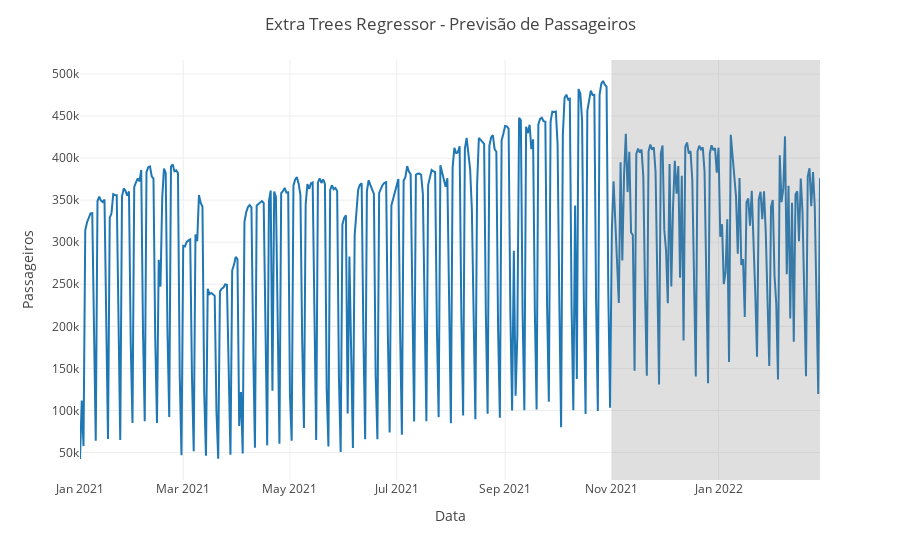

The notebook cell this image was saved under:
### Code cell
concat_df_i = pd.date_range(start='2021-01-01', end = '2022-02-28', freq = 'D')
concat_df.set_index(concat_df_i, inplace=True)
fig = px.line(concat_df, x=concat_df.index, y="Total", template = 'gridon')
# add a vertical rectange for test-set separation
fig.add_vrect(x0="2021-11-01", x1="2022-02-28", fillcolor="grey", opacity=0.25, line_width=0)
fig.update_layout(title='Extra Trees Regressor - Previsão de Passageiros',
                   xaxis_title='Data',
                   yaxis_title='Passageiros')
fig.show()

### Figure 1 — Plotly figure (JSON) as saved in the notebook; plotly's stock layout.template omitted (floating-point values rounded to 4 significant figures; data arrays with more than 128 entries replaced by an {"elided": "..."} marker saying what was removed)
{"data": [{"hovertemplate": "index=%{x}<br>Total=%{y}<extra></extra>", "legendgroup": "", "line": {"color": "#1F77B4", "dash": "solid"}, "marker": {"symbol": "circle"}, "mode": "lines", "name": "", "orientation": "v", "showlegend": false, "type": "scatter", "x": {"elided": "424 str values"}, "xaxis": "x", "y": {"elided": "424 float values"}, "yaxis": "y"}], "layout": {"legend": {"tracegroupgap": 0}, "margin": {"t": 60}, "shapes": [{"fillcolor": "grey", "line": {"width": 0}, "opacity": 0.25, "type": "rect", "x0": "2021-11-01", "x1": "2022-02-28", "xref": "x", "y0": 0, "y1": 1, "yref": "y domain"}], "title": {"text": "Extra Trees Regressor - Previsão de Passageiros"}, "xaxis": {"anchor": "y", "domain": [0, 1], "title": {"text": "Data"}}, "yaxis": {"anchor": "x", "domain": [0, 1], "title": {"text": "Passageiros"}}}}
